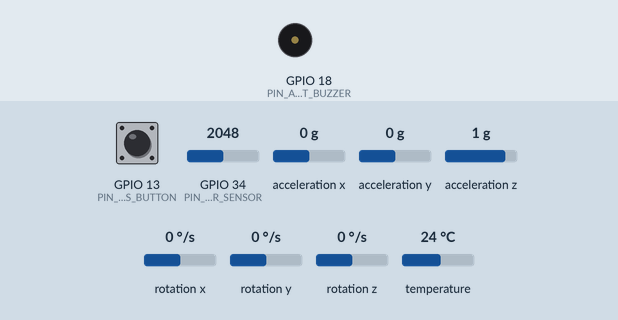
Simulated run of this sketch. Board: ESP32. Shown: buzzer (waves = sounding, pin HIGH). Inputs (shaded band) come from the test bench; at power-on: GPIO 13 (PIN_SOS_BUTTON) HIGH, GPIO 34 (PIN_WATER_SENSOR) = 2048, acceleration x 0 g, acceleration y 0 g, acceleration z 1 g, rotation x 0 °/s, rotation y 0 °/s, rotation z 0 °/s, temperature 24 °C. WiFi joins after 1.5 s; servers stay silent unless stated; uploads are accepted with an empty reply; what the sketch prints to the serial monitor is not drawn.

Above: at 3.7 s.
3.8 s: GPIO 13 (PIN_SOS_BUTTON) pulled LOW for 0.15 s
At 5.0 s:
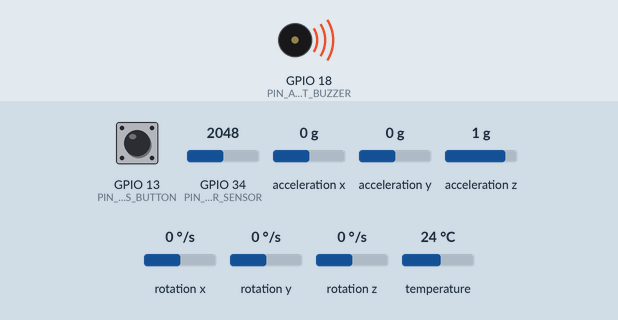
Timing chart, 0 to 6.8 s (numbered marks = the images above; inputs shaded):
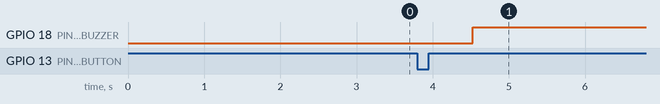

The sketch:

esp32_aquasentinel.ino
```cpp
/*
 * ===================================================================================
 *  DỰ ÁN: AquaSentinel - Đai ngực thông minh giám sát & cảnh báo nguy cơ đuối nước
 *  ĐỘI THI: AquaVix - CUỘC THI STEMPETITION 2026
 *  THIẾT BỊ: ESP32 NodeMCU-32S + MPU6050 + Cảm biến nước + Nút SOS
 * ===================================================================================
 *
 *  SƠ ĐỒ NỐI DÂY PHẦN CỨNG:
 *    1. MPU6050 (I2C):
 *       - VCC  -> 3.3V (hoặc 5V tùy module)
 *       - GND  -> GND
 *       - SCL  -> GPIO 22
 *       - SDA  -> GPIO 21
 *    2. CẢM BIẾN TIẾP XÚC NƯỚC (Water Detection Sensor):
 *       - Signal -> GPIO 34 (hoặc GPIO 4)
 *       - VCC    -> 3.3V
 *       - GND    -> GND
 *    3. NÚT NHẤN KHẨN CẤP SOS:
 *       - Chân 1 -> GPIO 13 (Cấu hình INPUT_PULLUP)
 *       - Chân 2 -> GND
 *    4. CÒI BUZZER / LED TẠI CHỖ (Local Alert):
 *       - Cực dương -> GPIO 18 (Qua trở 220 Ohm)
 *       - Cực âm    -> GND
 *
 *  THƯ VIỆN CẦN CÀI ĐẶT TRÊN ARDUINO IDE:
 *    - Adafruit MPU6050 (Adafruit Unified Sensor & Adafruit BusIO)
 *    - ArduinoJson v7 (Benoit Blanchon)
 * ===================================================================================
 */

#include <WiFi.h>
#include <HTTPClient.h>
#include <WiFiClientSecure.h>
#include <Wire.h>
#include <Adafruit_MPU6050.h>
#include <Adafruit_Sensor.h>
#include <ArduinoJson.h>

// ========== THÔNG TIN CẤU HÌNH HỆ THỐNG ==========
const char* WIFI_SSID     = "TEN_WIFI_CUA_BAN";      // Đổi thành tên Wi-Fi 2.4GHz
const char* WIFI_PASSWORD = "MAT_KHAU_WIFI";         // Đổi thành mật khẩu Wi-Fi

// Link máy chủ AquaSentinel đã deploy trên Railway (Hỗ trợ cả HTTPS và HTTP local)
const char* SERVER_URL    = "https://aquasentinel-web-production.up.railway.app/api/telemetry";
// Khóa API tùy chọn (chỉ cần điền nếu máy chủ bật REQUIRE_API_KEY=true)
const char* API_KEY       = "";

// Mã nhận diện thiết bị & thông tin học sinh (AQUA-01 .. AQUA-40)
const char* DEVICE_ID     = "AQUA-01";
const char* STUDENT_NAME  = "Nguyễn Văn An";
const char* STUDENT_CLASS = "5A1";
const char* POOL_ZONE     = "TH";   // Phân khu mực nước (không cần GPS): "TH" | "THCS" | "THPT"
const int   POOL_LANE     = 1;

// Định nghĩa chân phần cứng
#define PIN_WATER_SENSOR  34     // Chân đọc cảm biến nước (Analog/Digital)
#define PIN_SOS_BUTTON    13     // Chân nút bấm SOS (Active LOW)
#define PIN_ALERT_BUZZER  18     // Chân còi báo động / LED tại chỗ

// Ngưỡng phát hiện thuật toán (tự động đồng bộ từ Web Dashboard)
const float STILL_THRESHOLD_G     = 0.15;  // Biên độ biến thiên gia tốc cực đại khi bất động
const float STRUGGLE_THRESHOLD_G  = 2.20;  // Biên độ biến thiên gia tốc khi vùng vẫy dữ dội
int         stillAlarmSeconds     = 10;    // Ngưỡng giây bất động (đồng bộ 2 chiều từ server)

// Khởi tạo đối tượng
Adafruit_MPU6050 mpu;
bool mpuReady = false;

// Biến trạng thái
volatile bool sosFlag = false;
unsigned long lastSosInterruptTime = 0;
unsigned long lastSendTime = 0;
unsigned long lastTickSecond = 0;

int stillCounterSeconds = 0;
float prevMag = 1.0;
String currentMotionState = "NORMAL";

// Ngắt phần cứng xử lý nút nhấn SOS tức thì (< 50ms)
void IRAM_ATTR handleSosInterrupt() {
  unsigned long now = millis();
  if (now - lastSosInterruptTime > 300) { // Chống dội phím (Debounce)
    sosFlag = true;
    lastSosInterruptTime = now;
  }
}

// Kết nối Wi-Fi với cơ chế tự phục hồi
void setupWiFi() {
  Serial.print("[WiFi] Đang kết nối tới: ");
  Serial.println(WIFI_SSID);
  WiFi.mode(WIFI_STA);
  WiFi.begin(WIFI_SSID, WIFI_PASSWORD);

  int retry = 0;
  while (WiFi.status() != WL_CONNECTED && retry < 15) {
    delay(500);
    Serial.print(".");
    retry++;
  }
  if (WiFi.status() == WL_CONNECTED) {
    Serial.println("\n[WiFi] Đã kết nối thành công!");
    Serial.print("[WiFi] Địa chỉ IP ESP32: ");
    Serial.println(WiFi.localIP());
  } else {
    Serial.println("\n[WiFi] Cảnh báo: Chưa kết nối được Wi-Fi, chạy offline & tự thử lại.");
  }
}

void setup() {
  Serial.begin(115200);
  delay(1000);
  Serial.println("\n==============================================");
  Serial.println("  AquaSentinel - Khởi động thiết bị đai ngực  ");
  Serial.println("==============================================");

  pinMode(PIN_WATER_SENSOR, INPUT);
  pinMode(PIN_SOS_BUTTON, INPUT_PULLUP);
  pinMode(PIN_ALERT_BUZZER, OUTPUT);
  digitalWrite(PIN_ALERT_BUZZER, LOW);

  // Gắn ngắt cho nút SOS (nhấn xuống nối mass -> FALLING)
  attachInterrupt(digitalPinToInterrupt(PIN_SOS_BUTTON), handleSosInterrupt, FALLING);

  // Khởi tạo I2C và MPU6050
  Wire.begin(21, 22);
  if (!mpu.begin()) {
    Serial.println("[MPU6050] Không tìm thấy cảm biến MPU6050! Chuyển sang chế độ giả lập.");
    mpuReady = false;
  } else {
    Serial.println("[MPU6050] Khởi động thành công.");
    mpu.setAccelerometerRange(MPU6050_RANGE_4_G);
    mpu.setGyroRange(MPU6050_RANGE_500_DEG);
    mpu.setFilterBandwidth(MPU6050_BAND_21_HZ);
    mpuReady = true;
  }

  setupWiFi();
}

void loop() {
  unsigned long now = millis();

  // Kiểm tra trạng thái nút SOS vật lý
  if (digitalRead(PIN_SOS_BUTTON) == LOW) {
    sosFlag = true;
  }

  // Đọc cảm biến nước (Giả định nước chạm làm chân ở mức LOW hoặc đọc analog > 1000)
  int waterRaw = analogRead(PIN_WATER_SENSOR);
  bool inWater = (waterRaw > 1200); // Tinh chỉnh theo cảm biến thực tế

  // Đọc gia tốc & con quay hồi chuyển MPU6050
  float ax = 0, ay = 0, az = 0.98;
  float gx = 0, gy = 0, gz = 0;

  if (mpuReady) {
    sensors_event_t a, g, temp;
    mpu.getEvent(&a, &g, &temp);
    // Đổi m/s^2 sang g-force (chia 9.80665)
    ax = a.acceleration.x / 9.80665;
    ay = a.acceleration.y / 9.80665;
    az = a.acceleration.z / 9.80665;
    gx = g.gyro.x;
    gy = g.gyro.y;
    gz = g.gyro.z;
  } else {
    // Dự phòng nếu chưa cắm cảm biến
    ax = 0.12;
    ay = 0.85;
    az = 0.45;
  }

  // Tính độ lớn vector gia tốc |a|
  float currentMag = sqrt(ax * ax + ay * ay + az * az);
  float deltaMag = abs(currentMag - prevMag);
  prevMag = currentMag;

  // Tính góc nghiêng cơ thể (Tilt Angle) so với phương ngang
  float tiltAngle = atan2(sqrt(ax * ax + ay * ay), abs(az)) * 180.0 / PI;

  // Cập nhật đếm thời gian bất động mỗi 1 giây
  if (now - lastTickSecond >= 1000) {
    lastTickSecond = now;

    if (inWater) {
      if (deltaMag < STILL_THRESHOLD_G) {
        // Cơ thể bất động hoặc chuyển động quá yếu
        stillCounterSeconds++;
        currentMotionState = (stillCounterSeconds >= 4) ? "STILL" : "NORMAL";
      } else if (deltaMag > STRUGGLE_THRESHOLD_G) {
        // Vùng vẫy bất thường, đập nước loạn xạ
        stillCounterSeconds = 0;
        currentMotionState = "STRUGGLING";
      } else {
        // Bơi lội bình thường
        stillCounterSeconds = 0;
        currentMotionState = "NORMAL";
      }
    } else {
      // Trên bờ
      stillCounterSeconds = 0;
      currentMotionState = "NORMAL";
    }

    // Cảnh báo còi tại chỗ nếu gặp nguy hiểm
    if (sosFlag || (inWater && stillCounterSeconds >= stillAlarmSeconds)) {
      digitalWrite(PIN_ALERT_BUZZER, HIGH); // Bật còi rung đai ngực
    } else {
      digitalWrite(PIN_ALERT_BUZZER, LOW);
    }
  }

  // Gửi gói tin Telemetry lên máy chủ mỗi 1000ms
  if (now - lastSendTime >= 1000) {
    lastSendTime = now;
    sendTelemetryToServer(ax, ay, az, gx, gy, gz, tiltAngle, inWater);
  }
}

// Đóng gói JSON và gửi HTTP POST lên Web Dashboard
void sendTelemetryToServer(float ax, float ay, float az, float gx, float gy, float gz, float tilt, bool inWater) {
  if (WiFi.status() != WL_CONNECTED) {
    setupWiFi();
    return;
  }

  JsonDocument doc;
  doc["deviceId"]       = DEVICE_ID;
  doc["studentName"]    = STUDENT_NAME;
  doc["class"]          = STUDENT_CLASS;
  doc["zone"]           = POOL_ZONE;  // "TH" | "THCS" | "THPT"
  doc["lane"]           = POOL_LANE;
  doc["inWater"]        = inWater;
  doc["motionState"]    = currentMotionState; // "NORMAL" | "STRUGGLING" | "STILL"
  doc["stillDuration"]  = stillCounterSeconds;
  doc["sosPressed"]     = sosFlag;
  doc["tiltAngle"]      = (int)tilt;
  doc["heartRate"]      = 88; // Tích hợp cảm biến nhịp tim nếu có
  doc["battery"]        = 95; // Đọc điện áp pin ADC
  doc["rssi"]           = WiFi.RSSI(); // Cường độ tín hiệu Wi-Fi (dBm)

  JsonObject accel = doc["accel"].to<JsonObject>();
  accel["x"] = round(ax * 100) / 100.0;
  accel["y"] = round(ay * 100) / 100.0;
  accel["z"] = round(az * 100) / 100.0;

  JsonObject gyro = doc["gyro"].to<JsonObject>();
  gyro["x"] = round(gx * 100) / 100.0;
  gyro["y"] = round(gy * 100) / 100.0;
  gyro["z"] = round(gz * 100) / 100.0;

  String jsonPayload;
  serializeJson(doc, jsonPayload);

  HTTPClient http;
  WiFiClientSecure secureClient;
  WiFiClient plainClient;

  if (String(SERVER_URL).startsWith("https://")) {
    secureClient.setInsecure(); // Bỏ qua kiểm tra chứng chỉ SSL để kết nối nhanh với Railway
    http.begin(secureClient, SERVER_URL);
  } else {
    http.begin(plainClient, SERVER_URL);
  }
  http.addHeader("Content-Type", "application/json");
  if (strlen(API_KEY) > 0) {
    http.addHeader("X-API-Key", API_KEY);
  }
  http.setTimeout(5000);

  int httpCode = http.POST(jsonPayload);
  if (httpCode == 200 || httpCode == 201) {
    // Phản hồi 2 chiều từ Dashboard: đồng bộ ngưỡng & lệnh tắt còi SOS từ xa
    String respBody = http.getString();
    JsonDocument respDoc;
    if (!deserializeJson(respDoc, respBody)) {
      if (respDoc["threshold"].is<int>()) {
        int srvTh = respDoc["threshold"];
        if (srvTh >= 3 && srvTh <= 60) stillAlarmSeconds = srvTh;
      }
      if (respDoc["resetSos"] == true) {
        sosFlag = false;
        stillCounterSeconds = 0;
        digitalWrite(PIN_ALERT_BUZZER, LOW);
        Serial.println("[SYNC] Đã nhận lệnh Xác nhận cứu hộ từ Dashboard -> Tắt còi SOS!");
      }
    }
    Serial.printf("[HTTP POST OK] %s | Bất động: %ds/%ds | SOS: %s | RSSI: %ddBm\n",
                  currentMotionState.c_str(), stillCounterSeconds, stillAlarmSeconds,
                  sosFlag ? "TRUE" : "FALSE", WiFi.RSSI());
  } else {
    Serial.printf("[HTTP POST Lỗi] Mã phản hồi: %d\n", httpCode);
  }
  http.end();
}
```

Measured:
- after the input at 3.8 s, GPIO 18 (PIN_ALERT_BUZZER): LOW → HIGH after 0.72 s instead of 7.7 s
